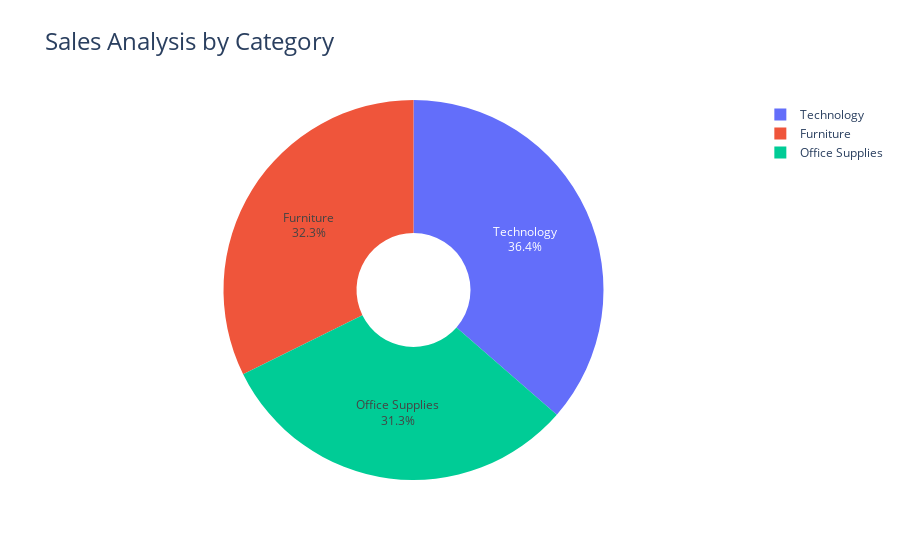

Notebook cell for this chart:
### Code cell
fig=px.pie(sales_by_category,
     values="Sales",
     names="Category",
     hole=0.3,
     title="Monthly category Analysis")
fig.update_traces(textposition="inside",textinfo="percent+label")
fig.update_layout(title_text="Sales Analysis by Category",title_font=dict(size=24))
fig.show()

### Figure 1 — Plotly figure (JSON) as saved in the notebook; plotly's stock layout.template omitted (floating-point values rounded to 4 significant figures)
{"data": [{"domain": {"x": [0, 1], "y": [0, 1]}, "hole": 0.3, "hovertemplate": "Category=%{label}<br>Sales=%{value}<extra></extra>", "labels": ["Furniture", "Office Supplies", "Technology"], "legendgroup": "", "name": "", "showlegend": true, "textinfo": "percent+label", "textposition": "inside", "type": "pie", "values": [742000.0, 719000.0, 836200.0]}], "layout": {"autosize": true, "legend": {"tracegroupgap": 0}, "title": {"font": {"size": 24}, "text": "Sales Analysis by Category"}}}
